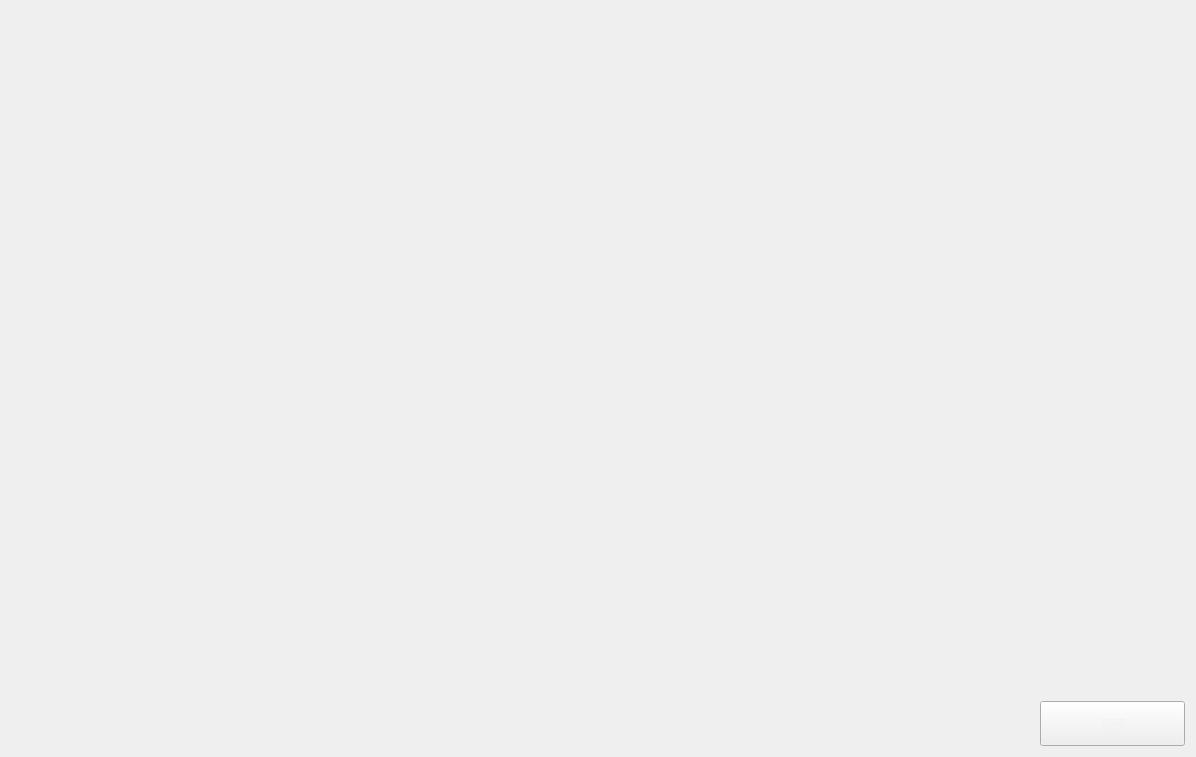
<?xml version="1.0" encoding="UTF-8"?>
<ui version="4.0">
 <class>QCApplyList</class>
 <widget class="QWidget" name="QCApplyList">
  <property name="geometry">
   <rect>
    <x>0</x>
    <y>0</y>
    <width>1196</width>
    <height>757</height>
   </rect>
  </property>
  <property name="windowTitle">
   <string>Form</string>
  </property>
  <layout class="QGridLayout" name="gridLayout" rowstretch="9,1">
   <item row="0" column="0">
    <widget class="CusTableView" name="QCApplyListTable" native="true"/>
   </item>
   <item row="1" column="0">
    <layout class="QHBoxLayout" name="horizontalLayout">
     <item>
      <spacer name="horizontalSpacer">
       <property name="orientation">
        <enum>Qt::Horizontal</enum>
       </property>
       <property name="sizeHint" stdset="0">
        <size>
         <width>40</width>
         <height>20</height>
        </size>
       </property>
      </spacer>
     </item>
     <item>
      <widget class="QPushButton" name="returnBtn">
       <property name="minimumSize">
        <size>
         <width>145</width>
         <height>45</height>
        </size>
       </property>
       <property name="styleSheet">
        <string notr="true">QPushButton{
font: 700 13pt &quot;Microsoft YaHei UI&quot;;
color: #F2F2F2;
border-image: url(:/resources/img/common/btnNomal.png);
padding: -1;}
QPushButton:pressed{
font: 700 13pt &quot;Microsoft YaHei UI&quot;;
color: #F2F2F2;
border-image: url(:/resources/img/common/btnClicked.png);
padding: -1;}
</string>
       </property>
       <property name="text">
        <string>返回</string>
       </property>
      </widget>
     </item>
    </layout>
   </item>
  </layout>
 </widget>
 <customwidgets>
  <customwidget>
   <class>CusTableView</class>
   <extends>QWidget</extends>
   <header location="global">CusTableView.h</header>
   <container>1</container>
  </customwidget>
 </customwidgets>
 <resources/>
 <connections/>
</ui>
